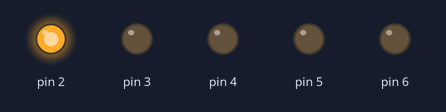
A sketch run on a simulated Arduino Uno, built with avr-gcc and run on an emulated ATmega328P. Parts: output pins drawn as LEDs (lit = HIGH).

Above: at 0.1 s.
At 0.9 s:
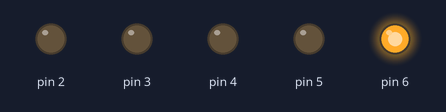
At 1.1 s:
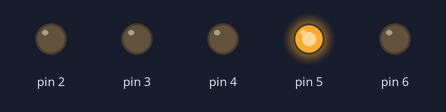
At 2.1 s:
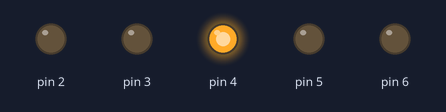
At 3.5 s:
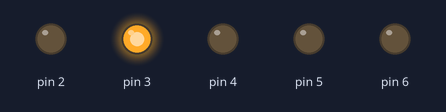
Timing chart, 0 to 3.8 s (numbered marks = the images above):
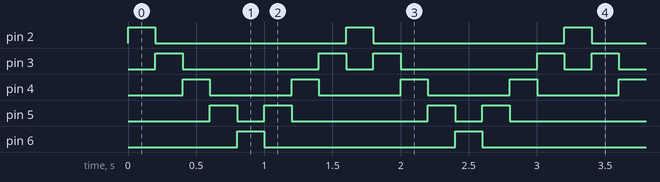

The sketch:

led_v02.ino
```cpp
int const bekleme_zamani = 200;

void setup() {
  // put your setup code here, to run once:

pinMode(2, OUTPUT);
pinMode(3, OUTPUT);
pinMode(4, OUTPUT);
pinMode(5, OUTPUT);
pinMode(6, OUTPUT);
}

void loop() {
  // put your main code here, to run repeatedly:

    digitalWrite(2, HIGH);
    digitalWrite(3, LOW);
    digitalWrite(4, LOW);
    digitalWrite(5, LOW);
    digitalWrite(6, LOW);
    delay(bekleme_zamani);
    digitalWrite(2, LOW);
    digitalWrite(3, HIGH);
    digitalWrite(4, LOW);
    digitalWrite(5, LOW);
    digitalWrite(6, LOW);
    delay(bekleme_zamani);
    digitalWrite(2, LOW);
    digitalWrite(3, LOW);
    digitalWrite(4, HIGH);
    digitalWrite(5, LOW);
    digitalWrite(6, LOW);
    delay(bekleme_zamani);
    digitalWrite(2, LOW);
    digitalWrite(3, LOW);
    digitalWrite(4, LOW);
    digitalWrite(5, HIGH);
    digitalWrite(6, LOW);
    delay(bekleme_zamani);
    digitalWrite(2, LOW);
    digitalWrite(3, LOW);
    digitalWrite(4, LOW);
    digitalWrite(5, LOW);
    digitalWrite(6, HIGH);
    delay(bekleme_zamani);
    digitalWrite(2, LOW);
    digitalWrite(3, LOW);
    digitalWrite(4, LOW);
    digitalWrite(5, HIGH);
    digitalWrite(6, LOW);
    delay(bekleme_zamani);
    digitalWrite(2, LOW);
    digitalWrite(3, LOW);
    digitalWrite(4, HIGH);
    digitalWrite(5, LOW);
    digitalWrite(6, LOW);
    delay(bekleme_zamani);
    digitalWrite(2, LOW);
    digitalWrite(3, HIGH);
    digitalWrite(4, LOW);
    digitalWrite(5, LOW);
    digitalWrite(6, LOW);
    delay(bekleme_zamani);
}
```

Measured:
- by itself, pin 2, pin 6: alternates HIGH for 0.20 s and LOW for 1.4 s
- by itself, pin 3: repeats every 1.6 s: LOW 1.0 s, HIGH 0.20 s, LOW 0.20 s, HIGH 0.20 s
- by itself, pin 4: alternates HIGH for 0.20 s and LOW for 0.60 s
- by itself, pin 5: repeats every 1.6 s: LOW 0.20 s, HIGH 0.20 s, LOW 1.0 s, HIGH 0.20 s
